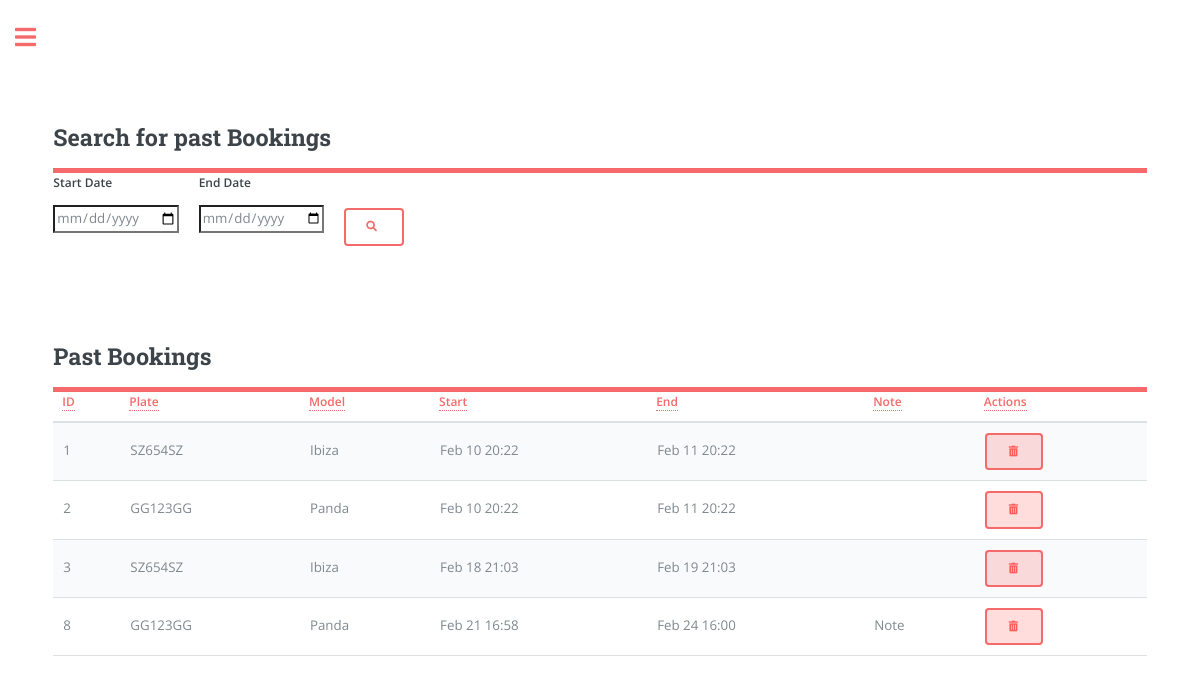
Page /bookings_history (signed in) on the committed database.
### app/models.py (models this page shows, shortened)
class Booking(db.Model):
    id = db.Column(db.Integer, primary_key=True)
    start_datetime = db.Column(db.DateTime, nullable=False)
    end_datetime = db.Column(db.DateTime, nullable=False)
    car_plate = db.Column(db.String(8), db.ForeignKey('car.plate'), nullable=False)
    user_id = db.Column(db.Integer, db.ForeignKey('user.id'), nullable=False)
    note = db.Column(db.String(160))
    money = db.Column(db.Integer, default=0, index=True)
    km = db.Column(db.Integer, default=0, index=True) # Car's kilometres when booking
    car = db.relationship('Car', backref='bookings', lazy=True)
    contact_id = db.Column(db.Integer, db.ForeignKey('contacts.id', name='booking_contacts_id'), nullable=True)
    group_id = db.Column(db.Integer, db.ForeignKey('groups.id', name='booking_group'), nullable=True)
    group = db.relationship('Groups', back_populates='bookings', lazy=True)

class Car(db.Model):
    plate = db.Column(db.String(8), primary_key=True, index=True, unique=True)
    make = db.Column(db.String(15), index=True)
    model = db.Column(db.String(15), index=True)
    fuel = db.Column(db.String(8), index=True)
    year = db.Column(db.Integer, index=True)
    cc = db.Column(db.Integer, index=True)
    user_id = db.Column(db.Integer, db.ForeignKey('user.id'))
    days = db.Column(db.Integer, default=0, index=True)
    money = db.Column(db.Integer, default=0, index=True) # Referred as 'revenue'
    car_cost = db.Column(db.Integer, default=0, index=True)
    insurance_cost = db.Column(db.Float, default=0, index=True)
    insurance_expiry_date = db.Column(db.DateTime)
    mot_cost = db.Column(db.Float, default=0, index=True)
    mot_expiry_date = db.Column(db.DateTime)
    road_tax_cost = db.Column(db.Float, default=0, index=True)
    road_tax_expiry_date = db.Column(db.DateTime)
    renewal = db.relationship('Renewal', backref='car', lazy='dynamic')
    km = db.Column(db.Integer, default=0, index=True)

### app/routes.py (the view, shortened to what this page needs)
@app.route('/bookings_history', methods=['GET', 'POST'])
@login_required
def bookings_history():
    current_date = datetime.utcnow()
    expired_bookings = Booking.query.filter(
        (Booking.user_id == current_user.id) &
        (Booking.end_datetime < current_date)
    ).all()
    return render_template('bookings_history.html' if current_user.language == 'en' else f'bookings_history_{current_user.language}.html',
                        user_bookings=expired_bookings, page='bookings_history',
                           user_name=current_user.username if current_user.is_authenticated else None)

### app/models.py (called while the page is built)
@login.user_loader
def load_user(id):
    return User.query.get(int(id))

### app/templates/bookings_history.html (shortened to what this page needs)
{% if current_user.language == 'en' %}
    {% extends "index.html" %}
{% else %}
    {% extends "index_" + current_user.language + ".html" %}
{% endif %}
{% block content %}
    <head>
        <link rel="stylesheet" href="{{ url_for('static', filename='css/main.css') }}">
        <link rel="stylesheet" href="https://cdnjs.cloudflare.com/ajax/libs/font-awesome/5.15.3/css/all.min.css" />
    </head>
    <form action="{{ url_for('bookings_history') }}" method="POST">
        <header id="header">
            <h2>Search for past Bookings</h2>
        </header>
        <div class="row">
            <div class="col">
                <label for="start_date" class="form-label">Start Date</label>
                <input type="date" class="form-control" id="start_date" name="start_date" required>
            </div>
            <div class="col">
                <label for="end_date" class="form-label">End Date</label>
                <input type="date" class="form-control" id="end_date" name="end_date" required>
            </div>
        <button type="submit" name="search" class="btn btn-danger" style="margin-top: 35px; margin-left: 20px; width: 60px;"><i class="fa-solid fa-magnifying-glass" style="margin-right: 20px;"></i></button>
        </div>
    </form>
    <header id="header">
        <h2>Past Bookings</h2>
    </header>
    <form action="{{ url_for('bookings_history') }}" method="POST" onsubmit="return confirm('Are you sure you want to delete this booking?');">
        <table class="table" id="bookingTable">
            <thead>
                <tr>
                    <th scope="col"><a href="#" class="sort-link" data-sort="id">ID</a></th>
                    <th scope="col"><a href="#" class="sort-link" data-sort="plate">Plate</a></th>
                    <th scope="col"><a href="#" class="sort-link" data-sort="model">Model</a></th>
                    <th scope="col"><a href="#" class="sort-link" data-sort="start_datetime">Start</a></th>
                    <th scope="col"><a href="#" class="sort-link" data-sort="end_datetime">End</a></th>
                    <th scope="col"><a href="#" class="sort-link" data-sort="note">Note</a></th>
                    <th scope="col"><a>Actions</a></th>
                </tr>
            </thead>
            <tbody>
                {% for booking in user_bookings %}
                    <tr>
                        <td data-sort="id">{{ booking.id }}</td>
                        <td data-sort="plate">{{ booking.car.plate }}</td>
                        <td data-sort="model">{{ booking.car.model }}</td>
                        <td data-sort="start_datetime">{{ booking.start_datetime.strftime("%b %d %H:%M") }}</td>
                        <td data-sort="end_datetime">{{ booking.end_datetime.strftime("%b %d %H:%M") }}</td>
                        <td data-sort="note">
                            {% if booking.note %}
                                <span class="note-tooltip">
                                    Note
                                </span>
                            {% endif %}
                        </td>
                        <td>
                            <button type="submit" class="btn btn-danger btn-delete" name="delete" value="{{ booking.id }}"><i class="fas fa-trash-alt"></i></button>
                        </td>
                    </tr>
                {% endfor %}
            </tbody>
        </table>
    </form>
{% endblock %}

### rows in the picture
Booking: id "1", car.plate "SZ654SZ", car.model "Ibiza", start_datetime "Feb 10 20:22", end_datetime "Feb 11 20:22"
Booking: id "2", car.plate "GG123GG", car.model "Panda", start_datetime "Feb 10 20:22", end_datetime "Feb 11 20:22"
Booking: id "3", car.plate "SZ654SZ", car.model "Ibiza", start_datetime "Feb 18 21:03", end_datetime "Feb 19 21:03"
Booking: id "8", car.plate "GG123GG", car.model "Panda", start_datetime "Feb 21 16:58", end_datetime "Feb 24 16:00"
